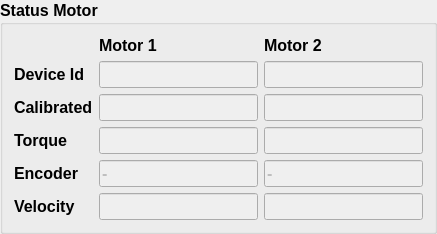
        <widget class="QGroupBox" name="groupBox_2">
         <property name="sizePolicy">
          <sizepolicy hsizetype="Minimum" vsizetype="Minimum">
           <horstretch>0</horstretch>
           <verstretch>0</verstretch>
          </sizepolicy>
         </property>
         <property name="font">
          <font>
           <pointsize>12</pointsize>
           <weight>75</weight>
           <bold>true</bold>
          </font>
         </property>
         <property name="title">
          <string>Status Motor</string>
         </property>
         <layout class="QGridLayout" name="gridLayout_3">
          <item row="7" column="1">
           <widget class="QLineEdit" name="Encoder_cpr">
            <property name="enabled">
             <bool>false</bool>
            </property>
            <property name="sizePolicy">
             <sizepolicy hsizetype="Minimum" vsizetype="Minimum">
              <horstretch>0</horstretch>
              <verstretch>0</verstretch>
             </sizepolicy>
            </property>
            <property name="font">
             <font>
              <pointsize>12</pointsize>
              <weight>75</weight>
              <bold>true</bold>
             </font>
            </property>
            <property name="inputMethodHints">
             <set>Qt::ImhNone</set>
            </property>
            <property name="text">
             <string>-</string>
            </property>
            <property name="readOnly">
             <bool>true</bool>
            </property>
           </widget>
          </item>
          <item row="3" column="0">
           <widget class="QLabel" name="Calibrated">
            <property name="sizePolicy">
             <sizepolicy hsizetype="Minimum" vsizetype="Minimum">
              <horstretch>0</horstretch>
              <verstretch>0</verstretch>
             </sizepolicy>
            </property>
            <property name="font">
             <font>
              <pointsize>12</pointsize>
              <weight>75</weight>
              <bold>true</bold>
             </font>
            </property>
            <property name="text">
             <string>Calibrated</string>
            </property>
           </widget>
          </item>
          <item row="1" column="0">
           <widget class="QLabel" name="Device">
            <property name="sizePolicy">
             <sizepolicy hsizetype="Minimum" vsizetype="Minimum">
              <horstretch>0</horstretch>
              <verstretch>0</verstretch>
             </sizepolicy>
            </property>
            <property name="font">
             <font>
              <pointsize>12</pointsize>
              <weight>75</weight>
              <bold>true</bold>
             </font>
            </property>
            <property name="text">
             <string>Device Id</string>
            </property>
           </widget>
          </item>
          <item row="7" column="0">
           <widget class="QLabel" name="Encoder">
            <property name="sizePolicy">
             <sizepolicy hsizetype="Minimum" vsizetype="Minimum">
              <horstretch>0</horstretch>
              <verstretch>0</verstretch>
             </sizepolicy>
            </property>
            <property name="font">
             <font>
              <pointsize>12</pointsize>
              <weight>75</weight>
              <bold>true</bold>
             </font>
            </property>
            <property name="text">
             <string>Encoder</string>
            </property>
           </widget>
          </item>
          <item row="9" column="1">
           <widget class="QLineEdit" name="velocity">
            <property name="enabled">
             <bool>false</bool>
            </property>
            <property name="sizePolicy">
             <sizepolicy hsizetype="Minimum" vsizetype="Minimum">
              <horstretch>0</horstretch>
              <verstretch>0</verstretch>
             </sizepolicy>
            </property>
            <property name="font">
             <font>
              <pointsize>12</pointsize>
              <weight>75</weight>
              <bold>true</bold>
             </font>
            </property>
            <property name="inputMethodHints">
             <set>Qt::ImhNone</set>
            </property>
            <property name="readOnly">
             <bool>true</bool>
            </property>
           </widget>
          </item>
          <item row="3" column="1">
           <widget class="QLineEdit" name="calibrated">
            <property name="enabled">
             <bool>false</bool>
            </property>
            <property name="sizePolicy">
             <sizepolicy hsizetype="Minimum" vsizetype="Minimum">
              <horstretch>0</horstretch>
              <verstretch>0</verstretch>
             </sizepolicy>
            </property>
            <property name="font">
             <font>
              <pointsize>12</pointsize>
              <weight>75</weight>
              <bold>true</bold>
             </font>
            </property>
            <property name="inputMethodHints">
             <set>Qt::ImhNone</set>
            </property>
            <property name="text">
             <string/>
            </property>
            <property name="readOnly">
             <bool>true</bool>
            </property>
           </widget>
          </item>
          <item row="9" column="0">
           <widget class="QLabel" name="Velocity">
            <property name="sizePolicy">
             <sizepolicy hsizetype="Minimum" vsizetype="Minimum">
              <horstretch>0</horstretch>
              <verstretch>0</verstretch>
             </sizepolicy>
            </property>
            <property name="font">
             <font>
              <pointsize>12</pointsize>
              <weight>75</weight>
              <bold>true</bold>
             </font>
            </property>
            <property name="text">
             <string>Velocity</string>
            </property>
           </widget>
          </item>
          <item row="5" column="1">
           <widget class="QLineEdit" name="torque">
            <property name="enabled">
             <bool>false</bool>
            </property>
            <property name="sizePolicy">
             <sizepolicy hsizetype="Minimum" vsizetype="Minimum">
              <horstretch>0</horstretch>
              <verstretch>0</verstretch>
             </sizepolicy>
            </property>
            <property name="font">
             <font>
              <pointsize>12</pointsize>
              <weight>75</weight>
              <bold>true</bold>
             </font>
            </property>
            <property name="inputMethodHints">
             <set>Qt::ImhNone</set>
            </property>
            <property name="readOnly">
             <bool>true</bool>
            </property>
           </widget>
          </item>
          <item row="5" column="0">
           <widget class="QLabel" name="Torque">
            <property name="sizePolicy">
             <sizepolicy hsizetype="Minimum" vsizetype="Minimum">
              <horstretch>0</horstretch>
              <verstretch>0</verstretch>
             </sizepolicy>
            </property>
            <property name="font">
             <font>
              <pointsize>12</pointsize>
              <weight>75</weight>
              <bold>true</bold>
             </font>
            </property>
            <property name="text">
             <string>Torque</string>
            </property>
           </widget>
          </item>
          <item row="1" column="1">
           <widget class="QLineEdit" name="Deviceid">
            <property name="enabled">
             <bool>false</bool>
            </property>
            <property name="sizePolicy">
             <sizepolicy hsizetype="Minimum" vsizetype="Minimum">
              <horstretch>0</horstretch>
              <verstretch>0</verstretch>
             </sizepolicy>
            </property>
            <property name="font">
             <font>
              <pointsize>12</pointsize>
              <weight>75</weight>
              <bold>true</bold>
             </font>
            </property>
            <property name="inputMethodHints">
             <set>Qt::ImhNone</set>
            </property>
            <property name="readOnly">
             <bool>true</bool>
            </property>
           </widget>
          </item>
          <item row="1" column="2">
           <widget class="QLineEdit" name="Deviceid_2">
            <property name="enabled">
             <bool>false</bool>
            </property>
            <property name="sizePolicy">
             <sizepolicy hsizetype="Minimum" vsizetype="Minimum">
              <horstretch>0</horstretch>
              <verstretch>0</verstretch>
             </sizepolicy>
            </property>
            <property name="font">
             <font>
              <pointsize>12</pointsize>
              <weight>75</weight>
              <bold>true</bold>
             </font>
            </property>
            <property name="inputMethodHints">
             <set>Qt::ImhNone</set>
            </property>
            <property name="readOnly">
             <bool>true</bool>
            </property>
           </widget>
          </item>
          <item row="3" column="2">
           <widget class="QLineEdit" name="calibrated_2">
            <property name="enabled">
             <bool>false</bool>
            </property>
            <property name="sizePolicy">
             <sizepolicy hsizetype="Minimum" vsizetype="Minimum">
              <horstretch>0</horstretch>
              <verstretch>0</verstretch>
             </sizepolicy>
            </property>
            <property name="font">
             <font>
              <pointsize>12</pointsize>
              <weight>75</weight>
              <bold>true</bold>
             </font>
            </property>
            <property name="inputMethodHints">
             <set>Qt::ImhNone</set>
            </property>
            <property name="text">
             <string/>
            </property>
            <property name="readOnly">
             <bool>true</bool>
            </property>
           </widget>
          </item>
          <item row="5" column="2">
           <widget class="QLineEdit" name="torque_2">
            <property name="enabled">
             <bool>false</bool>
            </property>
            <property name="sizePolicy">
             <sizepolicy hsizetype="Minimum" vsizetype="Minimum">
              <horstretch>0</horstretch>
              <verstretch>0</verstretch>
             </sizepolicy>
            </property>
            <property name="font">
             <font>
              <pointsize>12</pointsize>
              <weight>75</weight>
              <bold>true</bold>
             </font>
            </property>
            <property name="inputMethodHints">
             <set>Qt::ImhNone</set>
            </property>
            <property name="readOnly">
             <bool>true</bool>
            </property>
           </widget>
          </item>
          <item row="7" column="2">
           <widget class="QLineEdit" name="Encoder_cpr_2">
            <property name="enabled">
             <bool>false</bool>
            </property>
            <property name="sizePolicy">
             <sizepolicy hsizetype="Minimum" vsizetype="Minimum">
              <horstretch>0</horstretch>
              <verstretch>0</verstretch>
             </sizepolicy>
            </property>
            <property name="font">
             <font>
              <pointsize>12</pointsize>
              <weight>75</weight>
              <bold>true</bold>
             </font>
            </property>
            <property name="inputMethodHints">
             <set>Qt::ImhNone</set>
            </property>
            <property name="text">
             <string>-</string>
            </property>
            <property name="readOnly">
             <bool>true</bool>
            </property>
           </widget>
          </item>
          <item row="9" column="2">
           <widget class="QLineEdit" name="velocity_2">
            <property name="enabled">
             <bool>false</bool>
            </property>
            <property name="sizePolicy">
             <sizepolicy hsizetype="Minimum" vsizetype="Minimum">
              <horstretch>0</horstretch>
              <verstretch>0</verstretch>
             </sizepolicy>
            </property>
            <property name="font">
             <font>
              <pointsize>12</pointsize>
              <weight>75</weight>
              <bold>true</bold>
             </font>
            </property>
            <property name="inputMethodHints">
             <set>Qt::ImhNone</set>
            </property>
            <property name="readOnly">
             <bool>true</bool>
            </property>
           </widget>
          </item>
          <item row="0" column="1">
           <widget class="QLabel" name="label_3">
            <property name="text">
             <string>Motor 1</string>
            </property>
           </widget>
          </item>
          <item row="0" column="2">
           <widget class="QLabel" name="label_6">
            <property name="layoutDirection">
             <enum>Qt::LeftToRight</enum>
            </property>
            <property name="text">
             <string>Motor 2</string>
            </property>
           </widget>
          </item>
         </layout>
        </widget>
